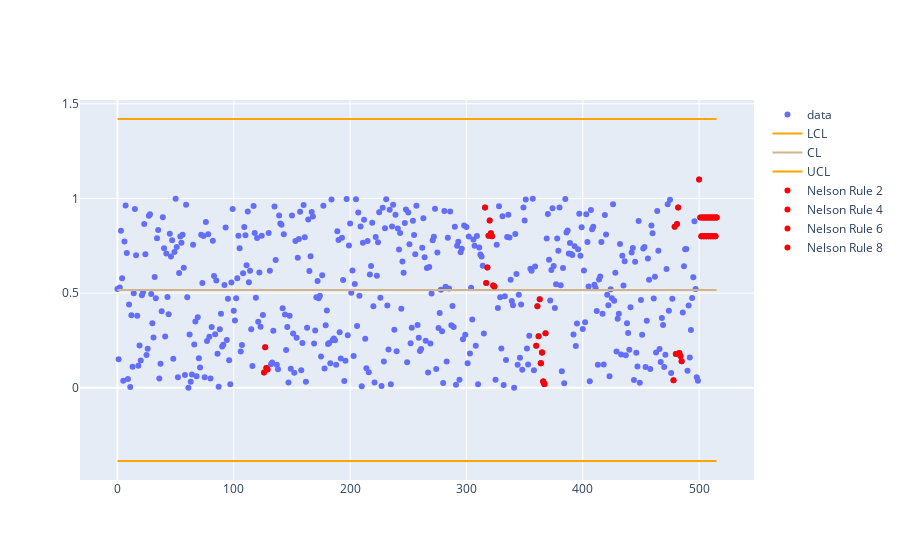

The notebook cell this image was saved under:
### Code cell
self.plot()

### Figure 1 — Plotly figure (JSON) as saved in the notebook; plotly's stock layout.template omitted (floating-point values rounded to 4 significant figures; data arrays with more than 128 entries replaced by an {"elided": "..."} marker saying what was removed)
{"data": [{"mode": "markers", "name": "data", "type": "scatter", "x": {"elided": "516 int values"}, "y": {"elided": "516 float values"}}, {"marker": {"color": "orange"}, "name": "LCL", "type": "scatter", "x": {"elided": "516 int values"}, "y": {"elided": "516 float values"}}, {"marker": {"color": "tan"}, "name": "CL", "type": "scatter", "x": {"elided": "516 int values"}, "y": {"elided": "516 float values"}}, {"marker": {"color": "orange"}, "name": "UCL", "type": "scatter", "x": {"elided": "516 int values"}, "y": {"elided": "516 float values"}}, {"marker": {"color": "red"}, "mode": "markers", "name": "Nelson Rule 2", "type": "scatter", "x": [316, 317, 318, 319, 320, 321, 322, 323, 324, 360, 361, 362, 363, 364, 365, 366, 367, 368, 500, 501, 502, 503, 504, 505, 506, 507, 508, 509, 510, 511, 512, 513, 514, 515], "y": [0.9525, 0.5532, 0.6349, 0.8028, 0.883, 0.816, 0.8008, 0.5406, 0.535, 0.2221, 0.4313, 0.2718, 0.4673, 0.1299, 0.1861, 0.03335, 0.01964, 0.2877, 1.1, 0.9, 0.8, 0.9, 0.8, 0.9, 0.8, 0.9, 0.8, 0.9, 0.8, 0.9, 0.8, 0.9, 0.8, 0.9]}, {"marker": {"color": "red"}, "mode": "markers", "name": "Nelson Rule 4", "type": "scatter", "x": [502, 503, 504, 505, 506, 507, 508, 509, 510, 511, 512, 513, 514, 515], "y": [0.8, 0.9, 0.8, 0.9, 0.8, 0.9, 0.8, 0.9, 0.8, 0.9, 0.8, 0.9, 0.8, 0.9]}, {"marker": {"color": "red"}, "mode": "markers", "name": "Nelson Rule 6", "type": "scatter", "x": [126, 127, 128, 129, 364, 365, 366, 367], "y": [0.08106, 0.2137, 0.1046, 0.09642, 0.1299, 0.1861, 0.03335, 0.01964]}, {"marker": {"color": "red"}, "mode": "markers", "name": "Nelson Rule 8", "type": "scatter", "x": [478, 479, 480, 481, 482, 483, 484, 485], "y": [0.04019, 0.8508, 0.1784, 0.8648, 0.9528, 0.1838, 0.1677, 0.1403]}], "layout": {}}
